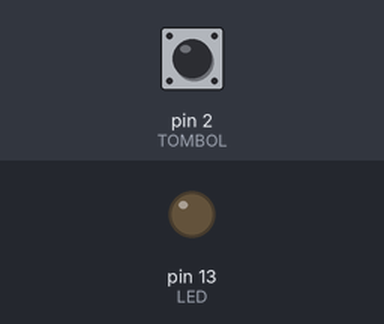
The sketch below on a simulated Arduino Uno, built with avr-gcc and run on an emulated ATmega328P. Parts: output pins drawn as LEDs (lit = HIGH). The inputs (shaded band) are chosen by the test bench; at power-on: pin 2 (TOMBOL) HIGH.

Above: at 1.2 s.
1.3 s: pin 2 (TOMBOL) pulled LOW for 0.15 s
At 1.8 s:
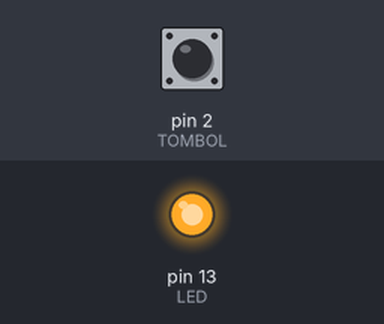
2.9 s: pin 2 (TOMBOL) pulled LOW for 1 s
At 4.2 s:
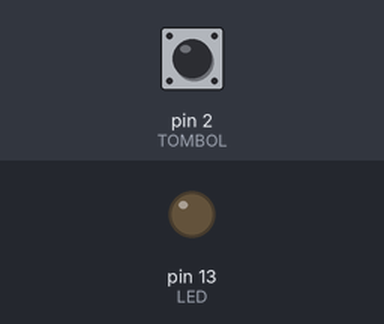
5.4 s: pin 2 (TOMBOL) pulled LOW for 3.2 s
At 6.1 s:
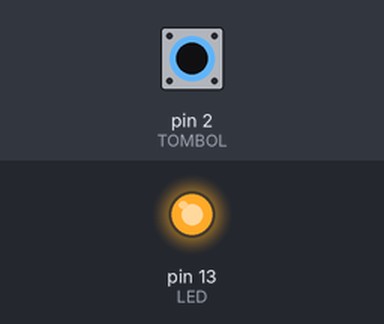
Timing chart, 0 to 8.4 s (numbered marks = the images above; inputs shaded):
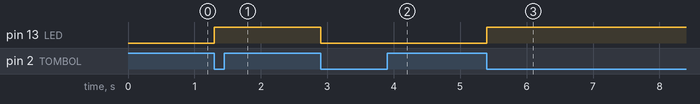

Measured:
- after the input at 1.3 s, pin 13 (LED): LOW → HIGH at once
- after the input at 2.9 s, pin 13 (LED): HIGH → LOW at once
- after the input at 5.4 s, pin 13 (LED): LOW → HIGH at once

The sketch:

01-arduino-dasar-02-tombol-led-02-tombol-led-ino.ino
```cpp
const int TOMBOL = 2;
const int LED = LED_BUILTIN;

bool ledMenyala = false;
int tombolTerakhir = HIGH;

void setup() {
  pinMode(TOMBOL, INPUT_PULLUP);
  pinMode(LED, OUTPUT);
}

void loop() {
  int tombolSekarang = digitalRead(TOMBOL);
  if (tombolTerakhir == HIGH && tombolSekarang == LOW) {
    ledMenyala = !ledMenyala;
    digitalWrite(LED, ledMenyala ? HIGH : LOW);
    delay(30);
  }
  tombolTerakhir = tombolSekarang;
}
```
